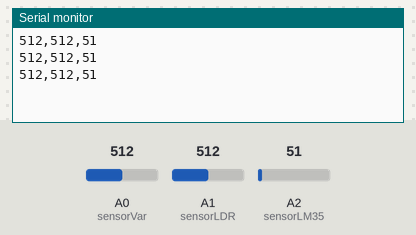
A sketch run on a simulated Arduino Uno, built with avr-gcc and run on an emulated ATmega328P. Parts: the last lines printed to the serial monitor. The test bench sets the inputs (shaded band); at power-on: A2 (sensorLM35) = 51, A0 (sensorVar) = 512, A1 (sensorLDR) = 512.

Above: at 1.8 s.
1.9 s: A2 (sensorLM35) set to 61
At 2.4 s:
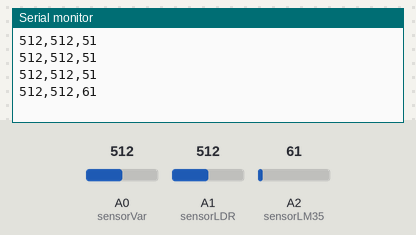
3.4 s: A0 (sensorVar) set to 716
At 3.9 s:
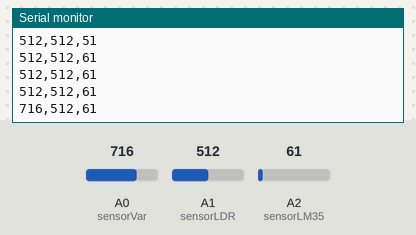
4.9 s: A1 (sensorLDR) set to 716
At 5.4 s:
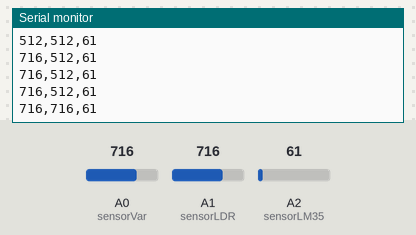
6.4 s: A2 (sensorLM35) set to 71
At 6.9 s:
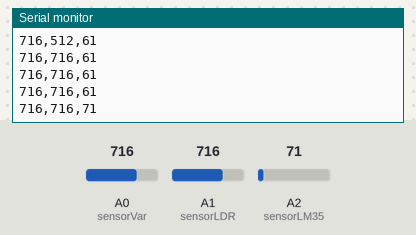
7.9 s: A0 (sensorVar) set to 900
At 8.4 s:
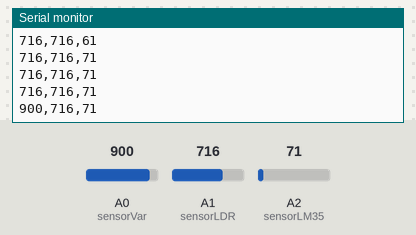
9.4 s: A1 (sensorLDR) set to 900
At 9.9 s:
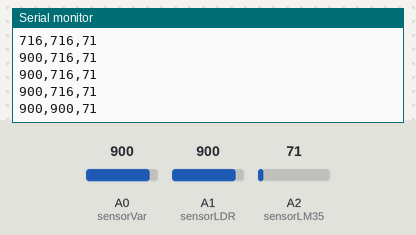
Timing chart, 0 to 11.9 s (numbered marks = the images above; inputs shaded):
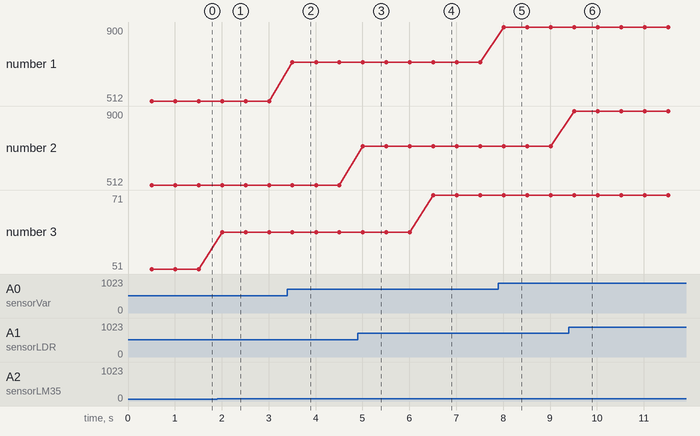

The sketch:

dataStreamer3sensors.ino
```cpp
#define sensorVar A0
#define sensorLDR A1
#define sensorLM35 A2

int dataVar;
int dataLDR;
int dataLM35;

const int masaInterval = 500;
unsigned long masaSebelum;

void setup() {

 Serial.begin(9600);

}

void loop() {

 //delay(50);

  // Enter into this only when serial interval has elapsed
  if((millis() - masaSebelum) > masaInterval)
  {
    // Reset serial interval timestamp
    masaSebelum = millis();

   dataVar = analogRead(sensorVar);
   dataLDR = analogRead(sensorLDR);
   dataLM35 = analogRead(sensorLM35);


  Serial.print(dataVar);
  Serial.print(",");
  Serial.print(dataLDR);
  Serial.print(",");
  Serial.print(dataLM35);
  Serial.println();

  }

}
```

Measured:
- after the input at 1.9 s, the serial monitor: prints a new line after 0.11 s (image 1)
- after the input at 3.4 s, the serial monitor: prints a new line after 0.11 s (image 2)
- after the input at 4.9 s, the serial monitor: prints a new line after 0.11 s (image 3)
- after the input at 6.4 s, the serial monitor: prints a new line after 0.11 s (image 4)
- after the input at 7.9 s, the serial monitor: prints a new line after 0.12 s (image 5)
- after the input at 9.4 s, the serial monitor: prints a new line after 0.12 s (image 6)
- plotted number 1: 512 → 716 after the input at 3.4 s, 716 → 900 after the input at 7.9 s
- plotted number 3: 51 → 61 after the input at 1.9 s, 61 → 71 after the input at 6.4 s
